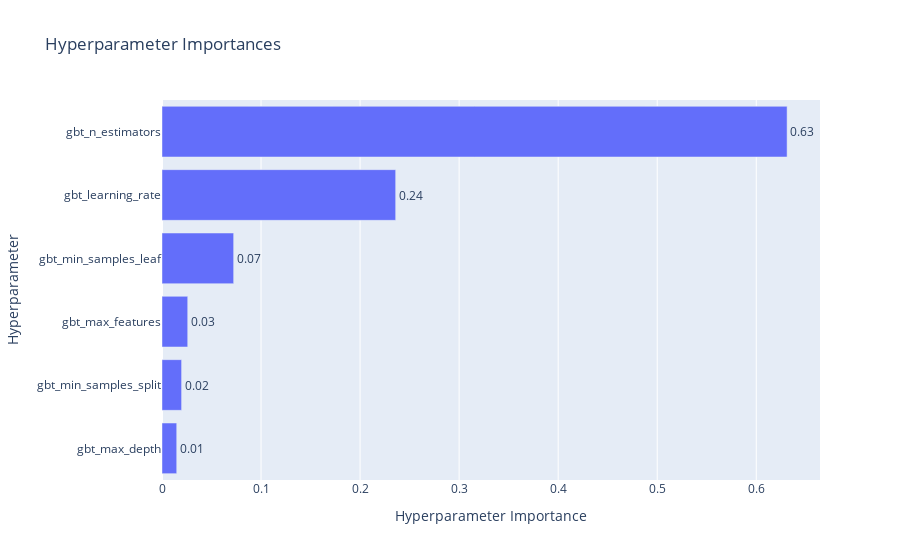

Notebook code for this chart:
### Code cell
plot_param_importances(study)

### Figure 1 — Plotly figure (JSON) as saved in the notebook; plotly's stock layout.template omitted (floating-point values rounded to 4 significant figures)
{"data": [{"cliponaxis": false, "hovertemplate": ["gbt_max_depth (IntDistribution): 0.014858006368815275<extra></extra>", "gbt_min_samples_split (IntDistribution): 0.019777531478982015<extra></extra>", "gbt_max_features (IntDistribution): 0.025969271486157963<extra></extra>", "gbt_min_samples_leaf (IntDistribution): 0.07234124138997741<extra></extra>", "gbt_learning_rate (FloatDistribution): 0.2359249740203979<extra></extra>", "gbt_n_estimators (IntDistribution): 0.6311289752556696<extra></extra>"], "name": "Objective Value", "orientation": "h", "text": ["0.01", "0.02", "0.03", "0.07", "0.24", "0.63"], "textposition": "outside", "type": "bar", "x": [0.01486, 0.01978, 0.02597, 0.07234, 0.2359, 0.6311], "y": ["gbt_max_depth", "gbt_min_samples_split", "gbt_max_features", "gbt_min_samples_leaf", "gbt_learning_rate", "gbt_n_estimators"]}], "layout": {"title": {"text": "Hyperparameter Importances"}, "xaxis": {"title": {"text": "Hyperparameter Importance"}}, "yaxis": {"title": {"text": "Hyperparameter"}}}}
